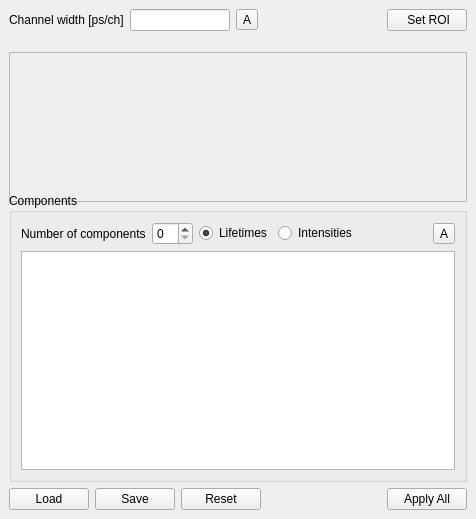
      <widget class="QWidget" name="parametersTab" >
       <property name="enabled" >
        <bool>true</bool>
       </property>
       <property name="geometry" >
        <rect>
         <x>0</x>
         <y>0</y>
         <width>476</width>
         <height>519</height>
        </rect>
       </property>
       <attribute name="title" >
        <string>Parameters</string>
       </attribute>
       <layout class="QVBoxLayout" >
        <property name="spacing" >
         <number>6</number>
        </property>
        <property name="margin" >
         <number>9</number>
        </property>
        <item>
         <layout class="QHBoxLayout" >
          <property name="spacing" >
           <number>6</number>
          </property>
          <property name="margin" >
           <number>0</number>
          </property>
          <item>
           <widget class="QLabel" name="label" >
            <property name="text" >
             <string>Channel width [ps/ch]</string>
            </property>
           </widget>
          </item>
          <item>
           <widget class="QLineEdit" name="LEpsperchannel" >
            <property name="maximumSize" >
             <size>
              <width>100</width>
              <height>16777215</height>
             </size>
            </property>
            <property name="toolTip" >
             <string>&lt;html>&lt;head>&lt;meta name="qrichtext" content="1" />&lt;style type="text/css">
p, li { white-space: pre-wrap; }
&lt;/style>&lt;/head>&lt;body style=" font-family:'MS Shell Dlg 2'; font-size:8.25pt; font-weight:400; font-style:normal; text-decoration:none;">
&lt;p style=" margin-top:0px; margin-bottom:0px; margin-left:0px; margin-right:0px; -qt-block-indent:0; text-indent:0px;">Picoseconds per Channel&lt;/p>&lt;/body>&lt;/html></string>
            </property>
            <property name="alignment" >
             <set>Qt::AlignRight</set>
            </property>
           </widget>
          </item>
          <item>
           <widget class="QToolButton" name="BTpsperchannel" >
            <property name="toolTip" >
             <string>&lt;html>&lt;head>&lt;meta name="qrichtext" content="1" />&lt;style type="text/css">
p, li { white-space: pre-wrap; }
&lt;/style>&lt;/head>&lt;body style=" font-family:'MS Shell Dlg 2'; font-size:8.25pt; font-weight:400; font-style:normal; text-decoration:none;">
&lt;p style=" margin-top:0px; margin-bottom:0px; margin-left:0px; margin-right:0px; -qt-block-indent:0; text-indent:0px; font-size:8pt;">Apply &lt;/p>
&lt;p style=" margin-top:0px; margin-bottom:0px; margin-left:0px; margin-right:0px; -qt-block-indent:0; text-indent:0px; font-size:8pt;">Applies this parameter to the selected spectra.&lt;/p>&lt;/body>&lt;/html></string>
            </property>
            <property name="text" >
             <string>A</string>
            </property>
            <property name="icon" >
             <iconset resource="PAScual.qrc" >
              <normaloff>:/Icons/Icons/mine/CRbutton_ok.png</normaloff>:/Icons/Icons/mine/CRbutton_ok.png</iconset>
            </property>
           </widget>
          </item>
          <item>
           <spacer>
            <property name="orientation" >
             <enum>Qt::Horizontal</enum>
            </property>
            <property name="sizeHint" stdset="0" >
             <size>
              <width>40</width>
              <height>20</height>
             </size>
            </property>
           </spacer>
          </item>
          <item>
           <widget class="QPushButton" name="roiPB" >
            <property name="text" >
             <string> Set ROI</string>
            </property>
           </widget>
          </item>
         </layout>
        </item>
        <item>
         <widget class="QFrame" name="FitparFrame" >
          <property name="sizePolicy" >
           <sizepolicy vsizetype="Maximum" hsizetype="Preferred" >
            <horstretch>0</horstretch>
            <verstretch>0</verstretch>
           </sizepolicy>
          </property>
          <property name="minimumSize" >
           <size>
            <width>450</width>
            <height>150</height>
           </size>
          </property>
          <property name="maximumSize" >
           <size>
            <width>16777215</width>
            <height>120</height>
           </size>
          </property>
          <property name="frameShape" >
           <enum>QFrame::StyledPanel</enum>
          </property>
          <property name="frameShadow" >
           <enum>QFrame::Raised</enum>
          </property>
         </widget>
        </item>
        <item>
         <widget class="QGroupBox" name="componentsGroupBox" >
          <property name="minimumSize" >
           <size>
            <width>450</width>
            <height>150</height>
           </size>
          </property>
          <property name="title" >
           <string>Components</string>
          </property>
          <layout class="QVBoxLayout" >
           <property name="spacing" >
            <number>6</number>
           </property>
           <property name="margin" >
            <number>9</number>
           </property>
           <item>
            <layout class="QHBoxLayout" >
             <property name="spacing" >
              <number>6</number>
             </property>
             <property name="margin" >
              <number>0</number>
             </property>
             <item>
              <widget class="QLabel" name="label_5" >
               <property name="text" >
                <string>Number of components</string>
               </property>
              </widget>
             </item>
             <item>
              <widget class="QSpinBox" name="SBoxNcomp" >
               <property name="minimum" >
                <number>0</number>
               </property>
               <property name="value" >
                <number>0</number>
               </property>
              </widget>
             </item>
             <item>
              <layout class="QHBoxLayout" >
               <property name="spacing" >
                <number>6</number>
               </property>
               <property name="margin" >
                <number>0</number>
               </property>
               <item>
                <widget class="QRadioButton" name="showtauRB" >
                 <property name="text" >
                  <string>Lifetimes</string>
                 </property>
                 <property name="checked" >
                  <bool>true</bool>
                 </property>
                </widget>
               </item>
               <item>
                <widget class="QRadioButton" name="showityRB" >
                 <property name="text" >
                  <string>Intensities</string>
                 </property>
                </widget>
               </item>
              </layout>
             </item>
             <item>
              <spacer>
               <property name="orientation" >
                <enum>Qt::Horizontal</enum>
               </property>
               <property name="sizeHint" stdset="0" >
                <size>
                 <width>40</width>
                 <height>20</height>
                </size>
               </property>
              </spacer>
             </item>
             <item>
              <widget class="QToolButton" name="applycompsBT" >
               <property name="text" >
                <string>A</string>
               </property>
               <property name="icon" >
                <iconset resource="PAScual.qrc" >
                 <normaloff>:/Icons/Icons/mine/CRbutton_ok.png</normaloff>:/Icons/Icons/mine/CRbutton_ok.png</iconset>
               </property>
              </widget>
             </item>
            </layout>
           </item>
           <item>
            <widget class="QTableView" name="compTable" />
           </item>
          </layout>
         </widget>
        </item>
        <item>
         <layout class="QHBoxLayout" >
          <property name="spacing" >
           <number>6</number>
          </property>
          <property name="margin" >
           <number>0</number>
          </property>
          <item>
           <widget class="QPushButton" name="loadParametersPB" >
            <property name="toolTip" >
             <string>Loads parameters from a previously saved ".par" file or from a spectrum in PAScual format.</string>
            </property>
            <property name="text" >
             <string>Load</string>
            </property>
           </widget>
          </item>
          <item>
           <widget class="QPushButton" name="saveParametersPB" >
            <property name="toolTip" >
             <string>Saves current  parameters in a ".par" file that can be used as a template in the future.</string>
            </property>
            <property name="text" >
             <string>Save</string>
            </property>
           </widget>
          </item>
          <item>
           <widget class="QPushButton" name="resetParametersPB" >
            <property name="toolTip" >
             <string>Clears all the parameters</string>
            </property>
            <property name="text" >
             <string>Reset</string>
            </property>
           </widget>
          </item>
          <item>
           <spacer>
            <property name="orientation" >
             <enum>Qt::Horizontal</enum>
            </property>
            <property name="sizeHint" stdset="0" >
             <size>
              <width>40</width>
              <height>20</height>
             </size>
            </property>
           </spacer>
          </item>
          <item>
           <widget class="QPushButton" name="applyAllParametersPB" >
            <property name="text" >
             <string>Apply All</string>
            </property>
            <property name="icon" >
             <iconset resource="PAScual.qrc" >
              <normaloff>:/Icons/Icons/mine/CRbutton_ok.png</normaloff>:/Icons/Icons/mine/CRbutton_ok.png</iconset>
            </property>
           </widget>
          </item>
         </layout>
        </item>
       </layout>
      </widget>
